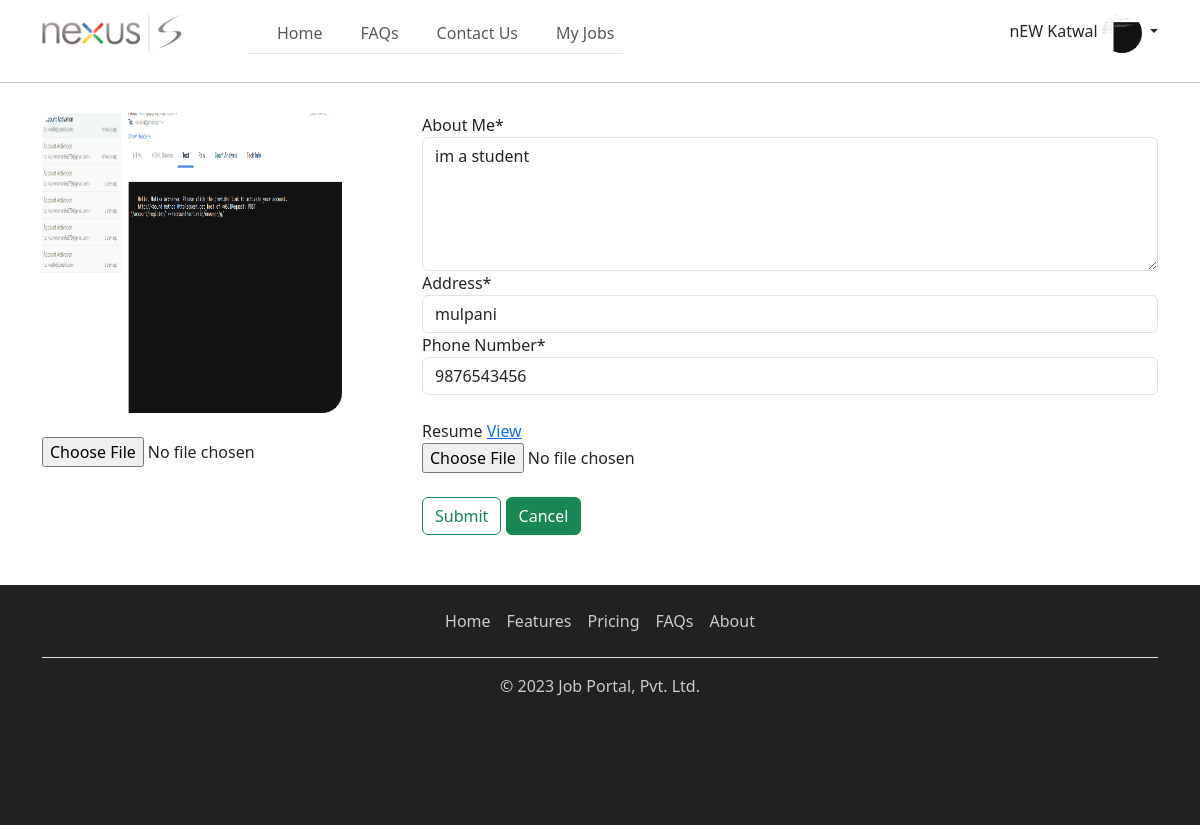
Page /account/user-profile-update/ (signed in) on the committed database.
### apps/account/models.py (models this page shows, shortened)
class User(AbstractUser):
    username = models.CharField(default=uuid.uuid4, max_length=100, blank=True, unique=True)
    email = models.EmailField(unique=True)
    middle_name=models.CharField(max_length=50, blank=True,null=True)
    account_activated = models.BooleanField(default=False)
    USERNAME_FIELD = "email"
    REQUIRED_FIELDS=["username"]

class UserProfile(BaseModel):
    user = models.OneToOneField(User, on_delete=models.CASCADE)
    profile_picture = models.FileField(null=True, blank=True, upload_to='profile_pictures')
    phone_number = models.CharField(max_length=14)
    address = models.CharField(max_length=50)
    about_me = models.TextField(max_length=1000)
    resume = models.FileField(null=True, blank=True, upload_to='resumes')

### apps/account/views.py (the view, shortened to what this page needs)
# urls.py: path('user-profile-update/', UserProfileUpdateView.as_view(), name="user_profile_update"),
@method_decorator(login_required,name='dispatch')
class UserProfileUpdateView(CreateView):
    template_name = "account/user_profile_update.html"
    form_class = UserProfileForm
    success_url = reverse_lazy('user_profile')
    def get_context_data(self, **kwargs):
        context = super().get_context_data(**kwargs)
        context['title'] = "Profile Update"
        return context

### apps/account/forms.py (shortened to what this page needs)
class UserProfileForm(forms.ModelForm):
    class Meta:
        model = UserProfile
        fields = ['about_me', "profile_picture", "phone_number", "address", "resume"]

### templates/account/user_profile_update.html (shortened to what this page needs)
{% extends 'layouts/base_home.html' %}
{% load static %}
{% block in_content %}
    <form method="post" action="{% url 'user_profile_update' %}" enctype="multipart/form-data">
        <div class="row">
            <div class="col-md-4">
                {% if request.user.userprofile.profile_picture %}
                    <img src="{{ request.user.userprofile.profile_picture.url }}"
                         style="height: 300px; width: 300px; border-radius: 20px">
                {% else %}
                    <img src="{% static 'account/dummy.png' %}" style="height: 300px; width: 300px">
                {% endif %}<br><br>
                <input type="file" name="{{ form.profile_picture.name }}">
            </div>
            <div class="col-md-8">
                <div class="form-group">
                    <label>About Me*</label>
                    <textarea class="form-control" name='{{ form.about_me.name }}'
                              maxlength="1000" cols="30" rows="5">{{ request.user.userprofile.about_me }}</textarea>
                </div>
                <div class="form-group">
                    <label>Address*</label>
                    <input class="form-control" name="{{ form.address.name }}"
                           value="{{ request.user.userprofile.address }}">
                </div>
                <div class="form-group">
                    <label>Phone Number*</label>
                    <input class="form-control" name="{{ form.phone_number.name }}"
                           value="{{ request.user.userprofile.phone_number }}">
                </div>
                <br>
                <div class="form-group">
                    <label>Resume</label>
                    {% if request.user.userprofile.resume %}
                        <a href="{{ request.user.userprofile.resume.url }}" target="_blank">View</a>
                    {% endif %}
                    <br>
                    <input type="file" name="{{ form.resume.name }}">
                </div>
                <br>
                <div>
                    <button type="submit" class="btn btn-outline-success">Submit</button>
                    <a href="{% url 'user_profile' %}" class="btn btn-success">Cancel</a>
                </div>
            </div>
        </div>
    </form>
{% endblock %}

### templates/includes/nav.html (shortened to what this page needs)
{% load static %}
<nav class="navbar navbar-expand-lg navbar-light" style="background-color: white">
    <div class="container">
        <a class="navbar-brand" href="{% url 'home' %}">
            <img src="{% static 'core/logo.png' %}" style="height: 40px; width: 140px">
        </a>
        <div class="collapse navbar-collapse" id="navbarTogglerDemo03">
            <ul class="navbar-nav nav-tabs me-auto mb-2 mb-lg-0" style="margin-left: 50px">
                <li class="nav-item" style="margin-left: 20px">
                    <a class="nav-link {{ home_active }}" href="{% url 'home' %}">Home</a>
                </li>
                <li class="nav-item" style="margin-left: 20px">
                    <a class="nav-link {{ faqs_active }}" href="#">FAQs</a>
                </li>
                <li class="nav-item" style="margin-left: 20px">
                    <a class="nav-link {{ contact_active }}" href="#">Contact Us</a>
                </li>
                {% if request.user.is_authenticated %}
                    <li class="nav-item" style="margin-left: 20px">
                        <a class="nav-link {{ my_jobs_active }}" href="#">My Jobs</a>
                    </li>
                {% endif %}
            </ul>
            {% if not request.user.is_authenticated %}
                <div>
                    <a href="{% url 'user_login' %}" class="btn btn-outline-success" style="width: 150px">Login</a>
                    <a href="{% url 'user_registration' %}" type="button" class="btn btn-success" style="width: 150px">Register</a>
                </div>
            {% else %}
                <div class="dropdown show">
                    <a class="nav-link dropdown-toggle" href="#" id="navbarProfileDropdown" role="button"
                       data-toggle="dropdown" aria-haspopup="true" aria-expanded="false">
                        {% if request.user.get_full_name %}
                            {{ request.user.get_full_name }}
                        {% else %}
                            {{ request.user.email }}
                        {% endif %}
                        {% if request.user.userprofile.profile_picture %}
                            <img src="{{ request.user.userprofile.profile_picture.url }}"
                                 style="height: 40px; width: 40px; border-radius: 50%">
                        {% else %}
                            <img src="{% static 'account/dummy.png' %}" style="height: 40px; width: 40px">
                        {% endif %}
                    </a>
                </div>
            {% endif %}
        </div>
    </div>
</nav>

### rows in the picture
User: user.get_full_name "nEW Katwal", user.userprofile.profile_picture (picture), about_me "im a student", address "mulpani", phone_number "9876543456"
